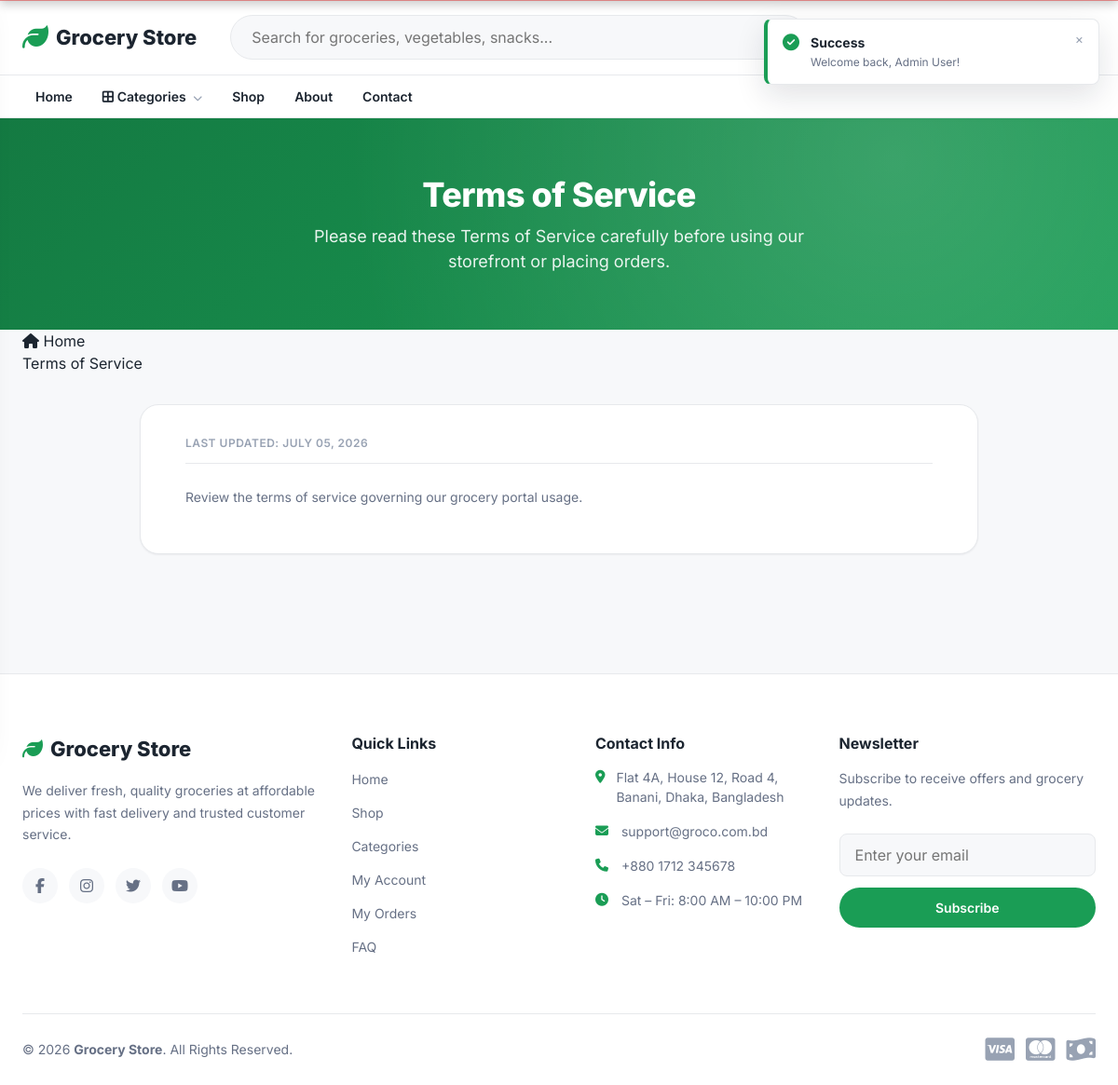
The page /terms.php (signed in) on the database its author committed.
### tables this page shows
CREATE TABLE `cms_pages` (
  `id` int(11) NOT NULL,
  `page_key` varchar(50) NOT NULL,
  `title` varchar(255) NOT NULL,
  `content` text NOT NULL,
  `meta_title` varchar(255) DEFAULT NULL,
  `meta_description` text DEFAULT NULL,
  `meta_keywords` varchar(255) DEFAULT NULL,
  `updated_at` timestamp NOT NULL DEFAULT current_timestamp() ON UPDATE current_timestamp()
);

### public/terms.php (the view, shortened to what this page needs)
<?php
$pdo = db();
$cmsPage = null;
try {
    $stmt = $pdo->prepare("SELECT * FROM cms_pages WHERE page_key = 'terms' LIMIT 1");
    $stmt->execute();
    $cmsPage = $stmt->fetch();
} catch (PDOException $e) {
    error_log('[storefront/terms] ' . $e->getMessage());
}
require_once __DIR__ . '/header.php';
?>
<section class="legal-hero">
    <div class="container">
        <h1>Terms of Service</h1>
        <p>Please read these Terms of Service carefully before using our storefront or placing orders.</p>
    </div>
</section>
<?php include PUBLIC_PATH . '/components/breadcrumb.php'; ?>
<section class="legal-section">
    <div class="container">
        <div class="legal-wrapper">
            <span class="last-updated">Last Updated: <?= date('F d, Y', strtotime($cmsPage['updated_at'] ?? 'now')) ?></span>
            <?= $cmsPage ? $cmsPage['content'] : 'No terms of service content available.' ?>
        </div>
    </div>
</section>
<?php require_once __DIR__ . '/footer.php'; ?>

### public/assets/css/style.css (style rules this page uses)
:root { --color-primary: #1a9d55; --color-primary-dark: #147a42; --color-primary-light: #e6f6ec; --color-accent: #f5821f; --color-danger: #e0303e; --color-warning: #f2b705; --color-success: #1a9d55; --color-bg: #f7f8fa; --color-surface: #ffffff; --color-border: #e7e9ec; --color-text: #1c2530; --color-text-muted: #667085; --color-text-faint: #98a2b3; --font-base: 'Inter', -apple-system, BlinkMacSystemFont, 'Segoe UI', Roboto, Helvetica, Arial, sans-serif; --fs-xs: 0.75rem; --fs-sm: 0.875rem; --fs-base: 1rem; --fs-md: 1.125rem; --fs-lg: 1.375rem; --fs-xl: 1.75rem; --fs-2xl: 2.25rem; --space-1: 4px; --space-2: 8px; --space-3: 12px; --space-4: 16px; --space-5: 24px; --space-6: 32px; --space-7: 48px; --space-8: 64px; --radius-sm: 8px; --radius-md: 14px; --radius-lg: 20px; --radius-pill: 999px; --shadow-sm: 0 1px 2px rgba(16, 24, 40, 0.06); --shadow-md: 0 4px 16px rgba(16, 24, 40, 0.08); --shadow-lg: 0 12px 32px rgba(16, 24, 40, 0.12); --header-height: 128px; --container-max: 1280px; --transition-fast: 150ms ease; --transition-base: 250ms ease; }
*, *::before, *::after { box-sizing: border-box; }
html { scroll-behavior: smooth; }
body { margin: 0; font-family: var(--font-base); font-size: var(--fs-base); color: var(--color-text); background: var(--color-bg); line-height: 1.5; -webkit-font-smoothing: antialiased; }
h1, h2, h3, h4, h5, h6 { margin: 0; font-weight: 700; line-height: 1.25; }
p { margin: 0 0 var(--space-3); }
.container { width: 100%; max-width: var(--container-max); margin-inline: auto; padding-inline: var(--space-5); }

### public/assets/css/accessibility.css (style rules this page uses)
body { text-rendering: optimizeLegibility; -webkit-font-smoothing: antialiased; -moz-osx-font-smoothing: grayscale; }

### public/terms.php (style rules this page uses)
.legal-hero { background: linear-gradient(135deg, var(--color-primary-dark) 0%, var(--color-primary) 100%); color: var(--color-surface); padding: 60px 0; text-align: center; position: relative; overflow: hidden; }
.legal-hero::before { content: ''; position: absolute; top: 0; left: 0; right: 0; bottom: 0; background: radial-gradient(circle at 80% 20%, rgba(255,255,255,0.15) 0%, transparent 60%); pointer-events: none; }
.legal-hero h1 { font-size: var(--fs-2xl); font-weight: 800; margin-bottom: var(--space-2); letter-spacing: -0.5px; }
.legal-hero p { font-size: var(--fs-md); opacity: 0.9; max-width: 600px; margin: 0 auto; }
.legal-section { padding: var(--space-6) 0 var(--space-8) 0; background: var(--color-bg); }
.legal-wrapper { background: var(--color-surface); border: 1px solid var(--color-border); border-radius: var(--radius-lg); padding: var(--space-6) var(--space-7); box-shadow: var(--shadow-sm); max-width: 900px; margin: 0 auto; }
.legal-wrapper p { color: var(--color-text-muted); font-size: var(--fs-sm); line-height: 1.7; margin-bottom: var(--space-4); }
.last-updated { font-size: var(--fs-xs); color: var(--color-text-faint); text-transform: uppercase; font-weight: 600; letter-spacing: 0.5px; margin-bottom: var(--space-5); display: block; border-bottom: 1px solid var(--color-border); padding-bottom: var(--space-3); }

### rows shown on the page
cms_pages: updated_at "JULY 05, 2026", content "Review the terms of service governing our grocery portal usage."

### other values the page prints
site_name() "Grocery Store"
t('home') "Home"
t('categories') "Categories"
t('shop') "Shop"
t('about') "About"
t('contact') "Contact"
$title "Terms of Service"
t('about_text') "We deliver fresh, quality groceries at affordable prices with fast delivery and trusted customer service."
t('quick_links') "Quick Links"
t('account') "My Account"
t('orders') "My Orders"
t('contact_info') "Contact Info"
CONTACT_ADDRESS "Flat 4A, House 12, Road 4, Banani, Dhaka, Bangladesh"
CONTACT_EMAIL "support@groco.com.bd"
CONTACT_PHONE "+880 1712 345678"
